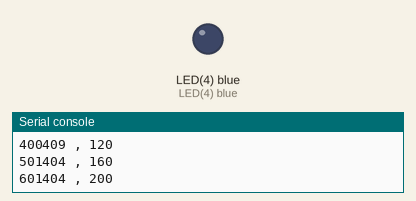
Recording of a program running on a simulated pyboard running MicroPython. Parts: output pins drawn as LEDs (lit = HIGH), the last lines printed to the serial console.

Above: at 0.7 s.
At 2.35 s:
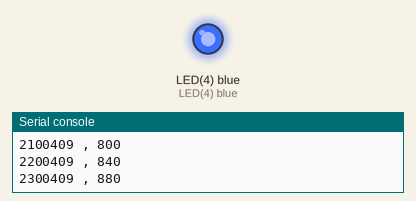
Timing chart, 0 to 3.0 s (numbered marks = the images above):
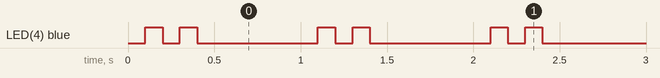

The program:

pyboard_code.py
```python
import micropython
micropython.alloc_emergency_exception_buf(100)

import pyb
import micropython


class Heartbeat(object):

    def __init__(self):
        self.tick = 0
        self.led = pyb.LED(4) # 4 = Blue
        tim = pyb.Timer(4)
        tim.init(freq=10)
        tim.callback(self.heartbeat_cb)

    def heartbeat_cb(self, tim):
        if self.tick <= 3:
            self.led.toggle()
        self.tick = (self.tick + 1) % 10

class serial_speed_test(object):

    def __init__(self, freq_Hz):
        self.tick = 0
        self.freq_Hz = freq_Hz
        tim1 = pyb.Timer(1)
        tim1.init(freq=freq_Hz)
        tim1.callback(self.serial_speed_test_cb)

    def serial_speed_test_cb(self, tim1):
        print(micros_timer.counter(), ',', 40*self.tick)
        self.tick = (self.tick + 1) % 100

micropython.alloc_emergency_exception_buf(100)

micros_timer = pyb.Timer(2, prescaler=83, period=0x3ffffff)

Heartbeat()
serial_speed_test(10)
```

Measured:
- by itself, LED(4) blue: repeats every 1.0 s: LOW 0.10 s, HIGH 0.10 s, LOW 0.70 s, HIGH 0.10 s
- by itself, everything shown: repeats every 1.0 s, in 4 steps
